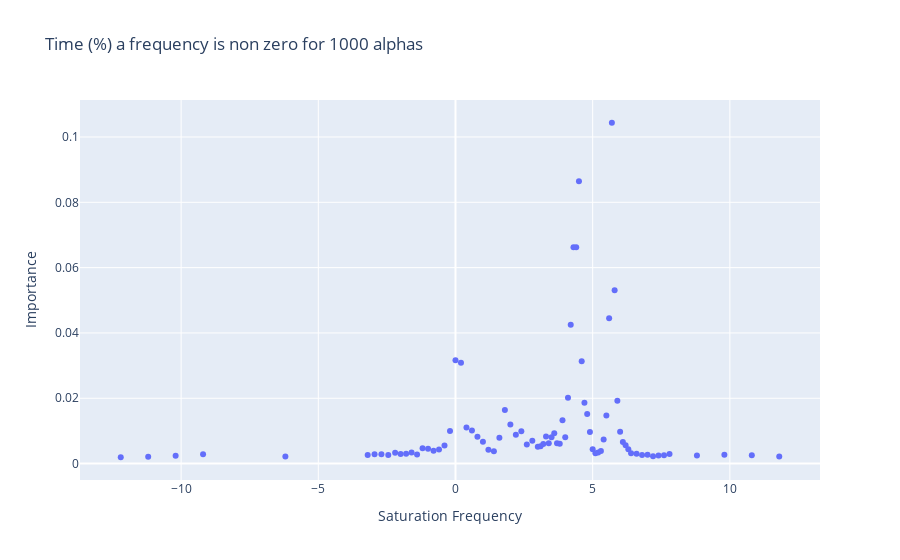

Notebook cell for this chart:
### Code cell
best = clf2.best_estimator_
FI = pd.DataFrame(best.feature_importances_,index=X.columns)
FI = FI.reset_index()
FI.columns =['Saturation Frequency', 'Importance']
fig = px.scatter(FI, x="Saturation Frequency", y='Importance', title='Time (%) a frequency is non zero for 1000 alphas')
fig.show()

### Figure 1 — Plotly figure (JSON) as saved in the notebook; plotly's stock layout.template omitted (floating-point values rounded to 4 significant figures)
{"data": [{"hoverlabel": {"namelength": 0}, "hovertemplate": "Saturation Frequency=%{x}<br>Importance=%{y}", "legendgroup": "", "marker": {"color": "#636efa", "symbol": "circle"}, "mode": "markers", "name": "", "showlegend": false, "type": "scatter", "x": ["-12.2", "-11.2", "-10.2", "-9.2", "-6.2", "-3.2", "-2.95", "-2.7", "-2.45", "-2.2", "-2.0", "-1.8", "-1.6", "-1.4", "-1.2", "-1.0", "-0.8", "-0.6", "-0.4", "-0.2", "0.0", "0.2", "0.4", "0.6", "0.8", "1.0", "1.2", "1.4", "1.6", "1.8", "2.0", "2.2", "2.4", "2.6", "2.8", "3.0", "3.1", "3.2", "3.3", "3.4", "3.5", "3.6", "3.7", "3.8", "3.9", "4.0", "4.1", "4.2", "4.3", "4.4", "4.5", "4.6", "4.7", "4.8", "4.9", "5.0", "5.1", "5.2", "5.3", "5.4", "5.5", "5.6", "5.7", "5.8", "5.9", "6.0", "6.1", "6.2", "6.3", "6.4", "6.6", "6.8", "7.0", "7.2", "7.4", "7.6", "7.8", "8.8", "9.8", "10.8", "11.8"], "xaxis": "x", "y": [0.001946, 0.002105, 0.00237, 0.002829, 0.002143, 0.002609, 0.002856, 0.002874, 0.002613, 0.003344, 0.002913, 0.003017, 0.003402, 0.002814, 0.004678, 0.004511, 0.003947, 0.004306, 0.005508, 0.009987, 0.03164, 0.03089, 0.01105, 0.01017, 0.008191, 0.006692, 0.004251, 0.003806, 0.007937, 0.01644, 0.01199, 0.008832, 0.009908, 0.005861, 0.00697, 0.005165, 0.005321, 0.00598, 0.008261, 0.006258, 0.008107, 0.009312, 0.006256, 0.006058, 0.01325, 0.008081, 0.02016, 0.04255, 0.06625, 0.0662, 0.08646, 0.03133, 0.01862, 0.0152, 0.00965, 0.00442, 0.003168, 0.003409, 0.003841, 0.007391, 0.0147, 0.04449, 0.1044, 0.05304, 0.01922, 0.009737, 0.006632, 0.005655, 0.004417, 0.003185, 0.00302, 0.002661, 0.002684, 0.00223, 0.002467, 0.002592, 0.002915, 0.002503, 0.002699, 0.002521, 0.002151], "yaxis": "y"}], "layout": {"legend": {"tracegroupgap": 0}, "title": {"text": "Time (%) a frequency is non zero for 1000 alphas"}, "xaxis": {"anchor": "y", "domain": [0, 1], "title": {"text": "Saturation Frequency"}}, "yaxis": {"anchor": "x", "domain": [0, 1], "title": {"text": "Importance"}}}}
